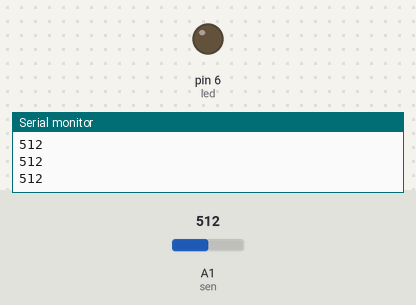
The sketch below on a simulated Arduino Uno, built with avr-gcc and run on an emulated ATmega328P. On the bench: output pins drawn as LEDs (lit = HIGH), the last lines printed to the serial monitor. Inputs (shaded band) come from the test bench; at power-on: A1 (sen) = 512.

Above: at 1.2 s.
1.3 s: A1 (sen) set to 716
At 2.0 s:
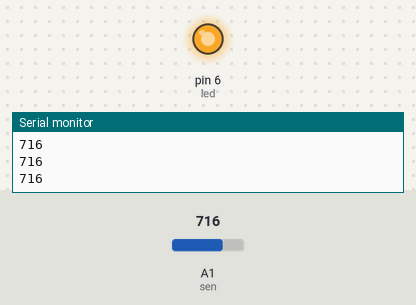
2.8 s: A1 (sen) set to 656
At 3.2 s:
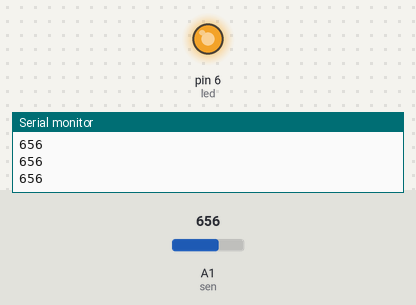
4.3 s: A1 (sen) set to 636
At 5.5 s:
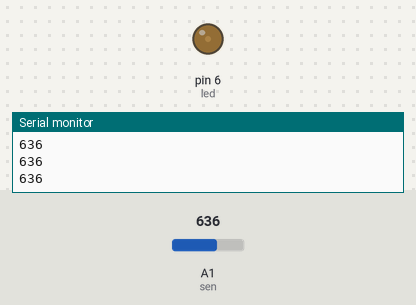
Timing chart, 0 to 7.3 s (numbered marks = the images above; inputs shaded):
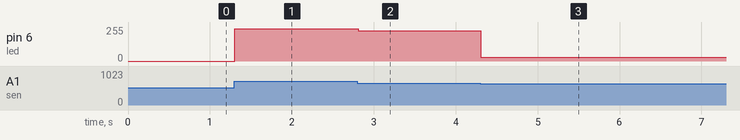

Measured:
- the behaviour switches between 643 and 642 on A1 (sen) (found by bisection; images 2 and 3)
- after the input at 1.3 s, pin 6 (led): 0/255 → 243/255 at once
- after the input at 2.8 s, pin 6 (led): 243/255 → 228/255 at once
- after the input at 4.3 s, pin 6 (led): 228/255 → 30/255 at once

The sketch:

FOTORESISTENCIA.ino
```cpp
int led = 6;
int sen = A1; //entrada analógica del sensor (divisor)
int valsen = 0; //para almacenar el valor entrada del sensor
void setup() {
  pinMode(led,OUTPUT);
  digitalWrite(led,LOW);
  Serial.begin(9600);
}

void loop() {
  valsen= analogRead(sen);
  Serial.println(valsen);

  valsen = valsen * 255 / 1023;

  analogWrite(led, valsen);
}
```
